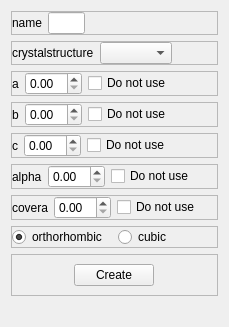
              <widget class="QWidget" name="page_5">
               <property name="geometry">
                <rect>
                 <x>0</x>
                 <y>0</y>
                 <width>229</width>
                 <height>327</height>
                </rect>
               </property>
               <attribute name="label">
                <string>3D (bulk)</string>
               </attribute>
               <layout class="QVBoxLayout" name="verticalLayout_87">
                <item>
                 <widget class="QFrame" name="frame_115">
                  <property name="frameShape">
                   <enum>QFrame::StyledPanel</enum>
                  </property>
                  <property name="frameShadow">
                   <enum>QFrame::Raised</enum>
                  </property>
                  <layout class="QHBoxLayout" name="horizontalLayout_142">
                   <property name="leftMargin">
                    <number>0</number>
                   </property>
                   <property name="topMargin">
                    <number>0</number>
                   </property>
                   <property name="rightMargin">
                    <number>0</number>
                   </property>
                   <property name="bottomMargin">
                    <number>0</number>
                   </property>
                   <item>
                    <widget class="QLabel" name="label_87">
                     <property name="text">
                      <string>name</string>
                     </property>
                    </widget>
                   </item>
                   <item>
                    <widget class="QLineEdit" name="crystalstructure_3d_name"/>
                   </item>
                   <item>
                    <spacer name="horizontalSpacer_139">
                     <property name="orientation">
                      <enum>Qt::Horizontal</enum>
                     </property>
                     <property name="sizeHint" stdset="0">
                      <size>
                       <width>203</width>
                       <height>20</height>
                      </size>
                     </property>
                    </spacer>
                   </item>
                  </layout>
                 </widget>
                </item>
                <item>
                 <widget class="QFrame" name="frame_125">
                  <property name="frameShape">
                   <enum>QFrame::StyledPanel</enum>
                  </property>
                  <property name="frameShadow">
                   <enum>QFrame::Raised</enum>
                  </property>
                  <layout class="QHBoxLayout" name="horizontalLayout_138">
                   <property name="leftMargin">
                    <number>0</number>
                   </property>
                   <property name="topMargin">
                    <number>0</number>
                   </property>
                   <property name="rightMargin">
                    <number>0</number>
                   </property>
                   <property name="bottomMargin">
                    <number>0</number>
                   </property>
                   <item>
                    <widget class="QLabel" name="label_93">
                     <property name="text">
                      <string>crystalstructure</string>
                     </property>
                    </widget>
                   </item>
                   <item>
                    <widget class="QComboBox" name="crystalstructure_3d"/>
                   </item>
                   <item>
                    <spacer name="horizontalSpacer_138">
                     <property name="orientation">
                      <enum>Qt::Horizontal</enum>
                     </property>
                     <property name="sizeHint" stdset="0">
                      <size>
                       <width>346</width>
                       <height>20</height>
                      </size>
                     </property>
                    </spacer>
                   </item>
                  </layout>
                 </widget>
                </item>
                <item>
                 <widget class="QFrame" name="frame_126">
                  <property name="minimumSize">
                   <size>
                    <width>0</width>
                    <height>0</height>
                   </size>
                  </property>
                  <property name="frameShape">
                   <enum>QFrame::StyledPanel</enum>
                  </property>
                  <property name="frameShadow">
                   <enum>QFrame::Raised</enum>
                  </property>
                  <layout class="QHBoxLayout" name="horizontalLayout_143">
                   <property name="leftMargin">
                    <number>0</number>
                   </property>
                   <property name="topMargin">
                    <number>0</number>
                   </property>
                   <property name="rightMargin">
                    <number>0</number>
                   </property>
                   <property name="bottomMargin">
                    <number>0</number>
                   </property>
                   <item>
                    <widget class="QLabel" name="label_107">
                     <property name="text">
                      <string>a</string>
                     </property>
                    </widget>
                   </item>
                   <item>
                    <widget class="QDoubleSpinBox" name="crystalstructure_3d_a"/>
                   </item>
                   <item>
                    <widget class="QCheckBox" name="crystalstructure_3d_a_dont_use">
                     <property name="text">
                      <string>Do not use</string>
                     </property>
                    </widget>
                   </item>
                   <item>
                    <spacer name="horizontalSpacer_136">
                     <property name="orientation">
                      <enum>Qt::Horizontal</enum>
                     </property>
                     <property name="sizeHint" stdset="0">
                      <size>
                       <width>243</width>
                       <height>20</height>
                      </size>
                     </property>
                    </spacer>
                   </item>
                  </layout>
                 </widget>
                </item>
                <item>
                 <widget class="QFrame" name="frame_135">
                  <property name="minimumSize">
                   <size>
                    <width>0</width>
                    <height>0</height>
                   </size>
                  </property>
                  <property name="frameShape">
                   <enum>QFrame::StyledPanel</enum>
                  </property>
                  <property name="frameShadow">
                   <enum>QFrame::Raised</enum>
                  </property>
                  <layout class="QHBoxLayout" name="horizontalLayout_156">
                   <property name="leftMargin">
                    <number>0</number>
                   </property>
                   <property name="topMargin">
                    <number>0</number>
                   </property>
                   <property name="rightMargin">
                    <number>0</number>
                   </property>
                   <property name="bottomMargin">
                    <number>0</number>
                   </property>
                   <item>
                    <widget class="QLabel" name="label_111">
                     <property name="text">
                      <string>b</string>
                     </property>
                    </widget>
                   </item>
                   <item>
                    <widget class="QDoubleSpinBox" name="crystalstructure_3d_b"/>
                   </item>
                   <item>
                    <widget class="QCheckBox" name="crystalstructure_3d_b_dont_use">
                     <property name="text">
                      <string>Do not use</string>
                     </property>
                    </widget>
                   </item>
                   <item>
                    <spacer name="horizontalSpacer_137">
                     <property name="orientation">
                      <enum>Qt::Horizontal</enum>
                     </property>
                     <property name="sizeHint" stdset="0">
                      <size>
                       <width>243</width>
                       <height>20</height>
                      </size>
                     </property>
                    </spacer>
                   </item>
                  </layout>
                 </widget>
                </item>
                <item>
                 <widget class="QFrame" name="frame_139">
                  <property name="frameShape">
                   <enum>QFrame::StyledPanel</enum>
                  </property>
                  <property name="frameShadow">
                   <enum>QFrame::Raised</enum>
                  </property>
                  <layout class="QHBoxLayout" name="horizontalLayout_141">
                   <property name="leftMargin">
                    <number>0</number>
                   </property>
                   <property name="topMargin">
                    <number>0</number>
                   </property>
                   <property name="rightMargin">
                    <number>0</number>
                   </property>
                   <property name="bottomMargin">
                    <number>0</number>
                   </property>
                   <item>
                    <widget class="QLabel" name="label_140">
                     <property name="text">
                      <string>c</string>
                     </property>
                    </widget>
                   </item>
                   <item>
                    <widget class="QDoubleSpinBox" name="crystalstructure_3d_c"/>
                   </item>
                   <item>
                    <widget class="QCheckBox" name="crystalstructure_3d_c_dont_use">
                     <property name="text">
                      <string>Do not use</string>
                     </property>
                    </widget>
                   </item>
                   <item>
                    <spacer name="horizontalSpacer_135">
                     <property name="orientation">
                      <enum>Qt::Horizontal</enum>
                     </property>
                     <property name="sizeHint" stdset="0">
                      <size>
                       <width>156</width>
                       <height>20</height>
                      </size>
                     </property>
                    </spacer>
                   </item>
                  </layout>
                 </widget>
                </item>
                <item>
                 <widget class="QFrame" name="frame_160">
                  <property name="frameShape">
                   <enum>QFrame::StyledPanel</enum>
                  </property>
                  <property name="frameShadow">
                   <enum>QFrame::Raised</enum>
                  </property>
                  <layout class="QHBoxLayout" name="horizontalLayout_162">
                   <property name="leftMargin">
                    <number>0</number>
                   </property>
                   <property name="topMargin">
                    <number>0</number>
                   </property>
                   <property name="rightMargin">
                    <number>0</number>
                   </property>
                   <property name="bottomMargin">
                    <number>0</number>
                   </property>
                   <item>
                    <widget class="QLabel" name="label_142">
                     <property name="text">
                      <string>alpha</string>
                     </property>
                    </widget>
                   </item>
                   <item>
                    <widget class="QDoubleSpinBox" name="crystalstructure_3d_alpha"/>
                   </item>
                   <item>
                    <widget class="QCheckBox" name="crystalstructure_3d_alpha_dont_use">
                     <property name="text">
                      <string>Do not use</string>
                     </property>
                    </widget>
                   </item>
                   <item>
                    <spacer name="horizontalSpacer_140">
                     <property name="orientation">
                      <enum>Qt::Horizontal</enum>
                     </property>
                     <property name="sizeHint" stdset="0">
                      <size>
                       <width>131</width>
                       <height>20</height>
                      </size>
                     </property>
                    </spacer>
                   </item>
                  </layout>
                 </widget>
                </item>
                <item>
                 <widget class="QFrame" name="frame_136">
                  <property name="frameShape">
                   <enum>QFrame::StyledPanel</enum>
                  </property>
                  <property name="frameShadow">
                   <enum>QFrame::Raised</enum>
                  </property>
                  <layout class="QHBoxLayout" name="horizontalLayout_176">
                   <property name="leftMargin">
                    <number>0</number>
                   </property>
                   <property name="topMargin">
                    <number>0</number>
                   </property>
                   <property name="rightMargin">
                    <number>0</number>
                   </property>
                   <property name="bottomMargin">
                    <number>0</number>
                   </property>
                   <item>
                    <widget class="QLabel" name="label_124">
                     <property name="text">
                      <string>covera</string>
                     </property>
                    </widget>
                   </item>
                   <item>
                    <widget class="QDoubleSpinBox" name="crystalstructure_3d_covera"/>
                   </item>
                   <item>
                    <widget class="QCheckBox" name="crystalstructure_3d_covera_dont_use">
                     <property name="text">
                      <string>Do not use</string>
                     </property>
                    </widget>
                   </item>
                   <item>
                    <spacer name="horizontalSpacer_141">
                     <property name="orientation">
                      <enum>Qt::Horizontal</enum>
                     </property>
                     <property name="sizeHint" stdset="0">
                      <size>
                       <width>124</width>
                       <height>20</height>
                      </size>
                     </property>
                    </spacer>
                   </item>
                  </layout>
                 </widget>
                </item>
                <item>
                 <widget class="QFrame" name="frame_169">
                  <property name="frameShape">
                   <enum>QFrame::StyledPanel</enum>
                  </property>
                  <property name="frameShadow">
                   <enum>QFrame::Raised</enum>
                  </property>
                  <layout class="QHBoxLayout" name="horizontalLayout_137">
                   <property name="leftMargin">
                    <number>0</number>
                   </property>
                   <property name="topMargin">
                    <number>0</number>
                   </property>
                   <property name="rightMargin">
                    <number>0</number>
                   </property>
                   <property name="bottomMargin">
                    <number>0</number>
                   </property>
                   <item>
                    <widget class="QRadioButton" name="crystalstructure_3d_orthorhombic">
                     <property name="text">
                      <string>orthorhombic</string>
                     </property>
                     <property name="checked">
                      <bool>true</bool>
                     </property>
                    </widget>
                   </item>
                   <item>
                    <widget class="QRadioButton" name="radioButton_2">
                     <property name="text">
                      <string>cubic</string>
                     </property>
                    </widget>
                   </item>
                  </layout>
                 </widget>
                </item>
                <item>
                 <widget class="QFrame" name="frame_134">
                  <property name="frameShape">
                   <enum>QFrame::StyledPanel</enum>
                  </property>
                  <property name="frameShadow">
                   <enum>QFrame::Raised</enum>
                  </property>
                  <layout class="QHBoxLayout" name="horizontalLayout_130">
                   <item>
                    <spacer name="horizontalSpacer_133">
                     <property name="orientation">
                      <enum>Qt::Horizontal</enum>
                     </property>
                     <property name="sizeHint" stdset="0">
                      <size>
                       <width>106</width>
                       <height>20</height>
                      </size>
                     </property>
                    </spacer>
                   </item>
                   <item>
                    <widget class="QPushButton" name="generate_3d_bulk">
                     <property name="text">
                      <string>Create</string>
                     </property>
                    </widget>
                   </item>
                   <item>
                    <spacer name="horizontalSpacer_134">
                     <property name="orientation">
                      <enum>Qt::Horizontal</enum>
                     </property>
                     <property name="sizeHint" stdset="0">
                      <size>
                       <width>106</width>
                       <height>20</height>
                      </size>
                     </property>
                    </spacer>
                   </item>
                  </layout>
                 </widget>
                </item>
                <item>
                 <spacer name="verticalSpacer_28">
                  <property name="orientation">
                   <enum>Qt::Vertical</enum>
                  </property>
                  <property name="sizeHint" stdset="0">
                   <size>
                    <width>20</width>
                    <height>50</height>
                   </size>
                  </property>
                 </spacer>
                </item>
               </layout>
              </widget>
